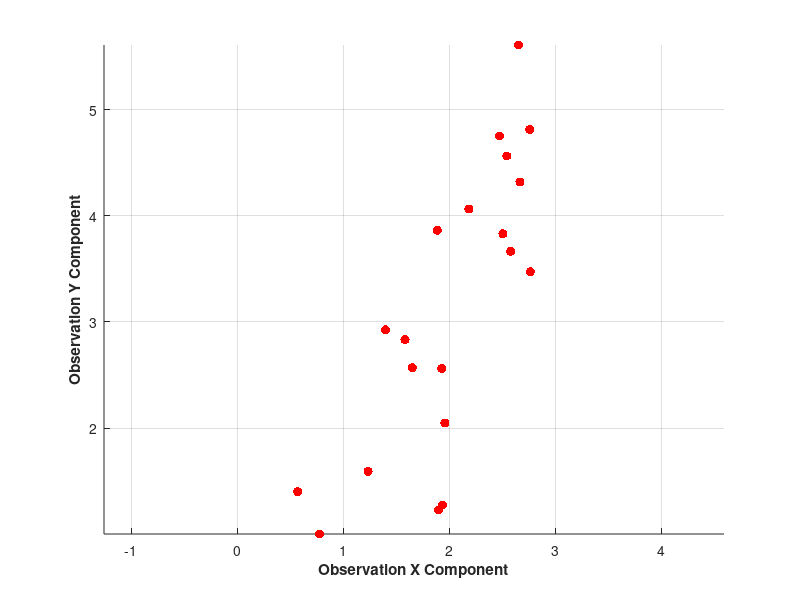
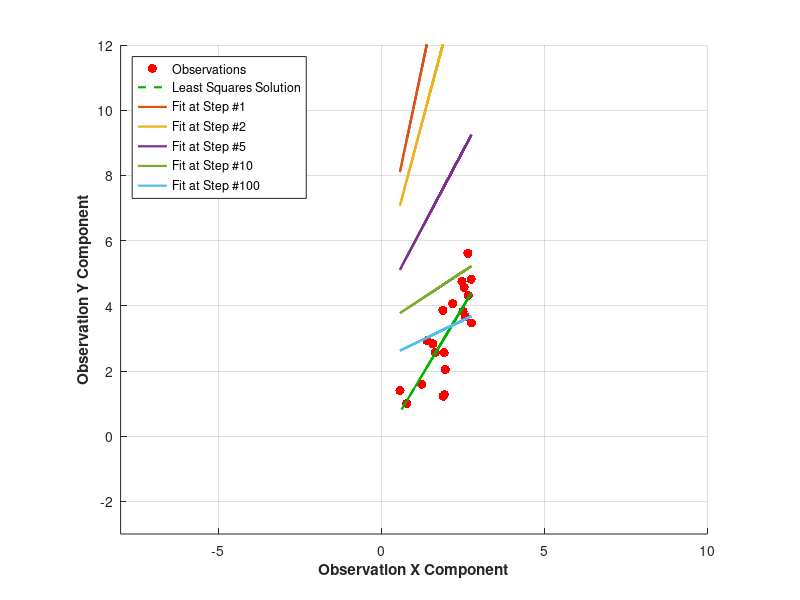

The MATLAB source for these figures, in order: (Note: this script raises an error after producing the figures.)
% Based on Fall 2016 ENGS 199-01 (Data Assimilation Methods, Visiting Prof. Ryan McGranahan) HW #4 - Problem #1
% Generate a point cloud of data, then fit a line to it with linear least
% squares. Evaluate solution analytically and with gradient descent.

% restart
close all; clear; clc;
rng default;

% options
grad_type = 'descent';   %'descent','coord','stochastic'
numobs = 20;
mu = [2,3];
varx = 1;
vary = 3;
mLim = [-3 7];
bLim = [-3 8];
mStep = 0.5;
bStep = 0.5;
gStep = 0.001;
plotIters = [1, 2, 5, 10, 100];

% generate observations
covxy_max = sqrt(varx*vary);   % corresponds to corr(x,y) = 1; limit here is sqrt(3) = 1.7321
% covxy = covxy_max;
covxy = 1.5;
sigma = [varx,covxy;covxy,vary];
r = mvnrnd(mu,sigma,numobs);
obs_x = r(:,1); obs_y = r(:,2);

% compute least squares solution
H = [ones(size(obs_x)) obs_x];
xLS = inv(H'*H)*H'*obs_y;   % alternatively xLS = H\obs_y
JLS = (obs_y-H*xLS)'*(obs_y-H*xLS);

% compute error surface (i.e. cost function)
m = mLim(1):mStep:mLim(end);
b = bLim(1):bStep:bLim(end);
J = ones(length(b),length(m));
for thisBIdx = 1:length(b)
    for thisMIdx = 1:length(m)
        thisB = b(thisBIdx);
        thisM = m(thisMIdx);
        thisX = [thisB thisM]'; 
        J(thisBIdx,thisMIdx) = (obs_y-H*thisX)'*(obs_y-H*thisX);
    end
end
[Jm,Jb] = gradient(J); % used to construct quiver plot

% plot observations
for i = 1:2
    figure;
    hold on; grid on;
    ph0 = plot(obs_x,obs_y,'r.','MarkerSize',20);
    xlabel('\bfObservation X Component');
    ylabel('\bfObservation Y Component');
    axis equal;
end

% plot least squares solution
yLS = H*xLS;
ph0(end+1) = plot(obs_x,yLS,'--','Color',[0 0.7 0],'LineWidth',1.6);
legStr = {'Observations','Least Squares Solution'};

% initial conditions
x0 = [-1 5]';
x0 = [6 6]';
J0 = (obs_y-H*x0)'*(obs_y-H*x0);
data = [x0' J0];

% now we repurpose x to be our vector of unknown states [b, m]
x = x0;

% iterate through gradient descent in a rudimentary fashion
% note: this implementation does NOT change the step size / learning rate
% (gStep) but ideally it would do a line/ray search to optimize the step size
% at each iteration
for iter = 1:5000
    
    % compute the local gradient
    % if we didn't have an analytical expression
    % we could do this emperically by takings steps
    % and approximating the local gradient
    grad = -2*H'*obs_y+2*H'*H*x; % [b,m]' ... just the gradient of the cost function J = (Hx-y)'*(Hx-y)
    
    % change gradient if using coordinate or stochastic gradient descent
    switch grad_type
        case 'descent'
            grad_adj = grad;
        case 'coordinate'
            grad_adj = grad.*[mod(iter,2) mod(iter+1,2)]';
        case 'stochastic'
            theta = pi*rand;
            v = [cos(theta); sin(theta)];
            grad_adj = dot(grad,v)*v;
        otherwise
            error('Invalid gradient type!');
    end
    
    % take a step and compute the cost at the new location
    x = x - gStep * grad_adj;
    thisJ = (obs_y-H*x)'*(obs_y-H*x);
    
    % store data
    data(end+1,:) = [x' thisJ]; % [b,m,cost]
    
    % plot estimated line at predefined iterations
    if( max(iter == plotIters) )
        thisY = H*x;
        ph0(end+1) = plot(obs_x,thisY,'LineWidth',1.6);
        legStr{end+1} = sprintf('Fit at Step #%d',iter);
    end
end

% add legend to plot
legend(ph0,legStr,'Location','NorthWest');
set(gca,'XLim',[-8 10]);
set(gca,'YLim',[-3 12]);

% plot gradient descent surface and path
figure;
set(gcf,'Position',[0481 6.340000e+01 5.032000e+02 7.096000e+02]);
t = tiledlayout(2,1);
t.Padding = 'none';  % 'normal', 'compact', or 'none'
t.TileSpacing = 'none';  % 'normal', 'compact', or 'none'
nexttile(1);
hold on; grid on;
sh = surf(m,b,J);
contour(m,b,J,40);
quiver(m,b,Jm,Jb);
ph1 = plot3(x0(2),x0(1),J0,'.','MarkerSize',25,'Color',[0 0.9 0]);
plot3(x0(2),x0(1),J0,'o','MarkerSize',10,'Color',[0 0 0],'LineWidth',2);
ph1(end+1) = plot3(xLS(2),xLS(1),JLS,'.','MarkerSize',25,'Color',[0.8 0.0 0.8]);
plot3(xLS(2),xLS(1),JLS,'o','MarkerSize',10,'Color',[0 0 0],'LineWidth',2);
ph1(end+1) = plot3(data(:,2),data(:,1),data(:,3),'r.-','LineWidth',3);
xlabel('\bfSlope');
ylabel('\bfIntercept');
zlabel('\bfCost');
% legend(ph1,{'Initial Condition','Least Squares Solution','Gradient Descent'});
view([-127,36]);
set(sh,'FaceAlpha',0.6);
set(gca,'DataAspectRatio',[1 1 1500])

% show same data with contour plot only
nexttile(2);
hold on; grid on;
contour(b,m,J',40);
quiver(b,m,Jb',Jm');
plot(x0(1),x0(2),'.','MarkerSize',25,'Color',[0 0.9 0]);
plot(x0(1),x0(2),'o','MarkerSize',10,'Color',[0 0 0],'LineWidth',2);
plot(xLS(1),xLS(2),'.','MarkerSize',25,'Color',[0.8 0.0 0.8]);
plot(xLS(1),xLS(2),'o','MarkerSize',10,'Color',[0 0 0],'LineWidth',2);
plot(data(:,1),data(:,2),'r.-','LineWidth',3);
xlabel('\bfIntercept');
ylabel('\bfSlope');
set(gca,'XDir','reverse');
axis equal;


%%
% show example of constrained optimization

n_pts = 50;
Jc = zeros(1,n_pts);
xc = [ x0(1)*ones(1,n_pts);linspace(mLim(1),mLim(2),n_pts)];
yc = repmat(obs_y,1,n_pts);
for cPointIdx = 1:n_pts
    Jc(cPointIdx) = (H*xc(:,cPointIdx)-obs_y)'*(H*xc(:,cPointIdx)-obs_y);
end
[~,JcMinIdx] = min(Jc);

figure;
set(gcf,'Position',[0481 6.340000e+01 5.032000e+02 7.096000e+02]);
t = tiledlayout(2,1);
t.Padding = 'none';  % 'normal', 'compact', or 'none'
t.TileSpacing = 'none';  % 'normal', 'compact', or 'none'
nexttile(1);
hold on; grid on;
sh = surf(m,b,J);
contour(m,b,J,40);
quiver(m,b,Jm,Jb);
ph2 = plot3(xc(2,:),xc(1,:),Jc,'-','LineWidth',3,'Color',[0.8 0 0]);
ph2(end+1) = plot3(x0(2),x0(1),J0,'.','MarkerSize',25,'Color',[0 0.9 0]);
plot3(x0(2),x0(1),J0,'o','MarkerSize',10,'Color',[0 0 0],'LineWidth',2);
ph2(end+1) = plot3(xLS(2),xLS(1),JLS,'.','MarkerSize',25,'Color',[0.8 0.0 0.8]);
plot3(xLS(2),xLS(1),JLS,'o','MarkerSize',10,'Color',[0 0 0],'LineWidth',2);
ph2(end+1) = plot3(xc(2,JcMinIdx),xc(1,JcMinIdx),Jc(JcMinIdx),'.','MarkerSize',25,'Color',[0.8 0.0 0.0]);
plot3(xc(2,JcMinIdx),xc(1,JcMinIdx),Jc(JcMinIdx),'o','MarkerSize',10,'Color',[0 0 0],'LineWidth',2);

xlabel('\bfSlope');
ylabel('\bfIntercept');
zlabel('\bfCost');
legend(ph2,{'Constrained Cost','Initial Condition','Least Squares Solution','Constrained Minimum'});
view([-127,36]);
set(sh,'FaceAlpha',0.6);
set(gca,'DataAspectRatio',[1 1 1500])

% show same data with contour plot only
nexttile(2);
hold on; grid on;
contour(b,m,J',40);
quiver(b,m,Jb',Jm');
plot(xc(1,:),xc(2,:),'-','LineWidth',3,'Color',[0.8 0 0]);
plot(x0(1),x0(2),'.','MarkerSize',25,'Color',[0 0.9 0]);
plot(x0(1),x0(2),'o','MarkerSize',10,'Color',[0 0 0],'LineWidth',2);
plot(xLS(1),xLS(2),'.','MarkerSize',25,'Color',[0.8 0.0 0.8]);
plot(xLS(1),xLS(2),'o','MarkerSize',10,'Color',[0 0 0],'LineWidth',2);
plot3(xc(1,JcMinIdx),xc(2,JcMinIdx),Jc(JcMinIdx),'.','MarkerSize',25,'Color',[0.8 0.0 0.0]);
plot3(xc(1,JcMinIdx),xc(2,JcMinIdx),Jc(JcMinIdx),'o','MarkerSize',10,'Color',[0 0 0],'LineWidth',2);


xlabel('\bfIntercept');
ylabel('\bfSlope');
set(gca,'XDir','reverse');
axis equal;




%% plot cost function vs. iteration
figure;
set(gcf,'Position',[ 610   428   710   335]);
loglog((1:size(data,1))',data(:,3),'r-','LineWidth',1.6);
grid on;
xlabel('\bfIteration');
ylabel('\bfCost Function Value');

% save cost trajectory
costTraj = [(1:size(data,1))' data(:,3)];
save(['costTraj' grad_type '.mat'],'costTraj');

% %% plot cost function vs. iteration
% figure;
% set(gcf,'Position',[0610 4.722000e+02 4.718000e+02 2.908000e+02]);
% load('costTrajdescent.mat');
% ph = loglog(costTraj(:,1),costTraj(:,2),'-','LineWidth',1.6,'Color',[0.8 0.0 0.0]);
% hold on; grid on;
% load('costTrajcoordinate.mat');
% ph(end+1) = loglog(costTraj(:,1),costTraj(:,2),'-','LineWidth',1.6,'Color',[0.0 0.8 0.0]);
% load('costTrajstochastic.mat');
% ph(end+1) = loglog(costTraj(:,1),costTraj(:,2),'-','LineWidth',1.6,'Color',[0.0 0.0 0.8]);
% xlabel('\bfIteration');
% ylabel('\bfCost');
% legend(ph,{'Gradient','Coordinate','Stochastic'});